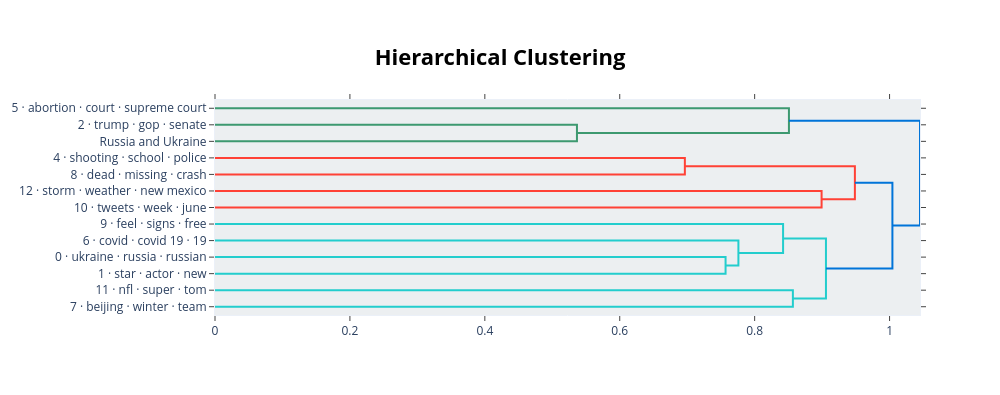

This figure's notebook cell:
### Markdown cell above
### Read the intertopic distance map

- Circle size reflects topic size.
- Nearby circles have more similar topic representations in the two-dimensional view.
- Separated circles suggest more distinct representations.

### Code cell
topic_model.visualize_hierarchy(custom_labels=True)

### Figure 1 — Plotly figure (JSON) as saved in the notebook; plotly's stock layout.template omitted (floating-point values rounded to 4 significant figures)
{"data": [{"hoverinfo": "text", "marker": {"color": "rgb(61,153,112)"}, "mode": "lines", "type": "scatter", "x": [0.0, 0.5366, 0.5366, 0.0], "xaxis": "x", "y": [-15.0, -15.0, -25.0, -25.0], "yaxis": "y"}, {"hoverinfo": "text", "marker": {"color": "rgb(61,153,112)"}, "mode": "lines", "type": "scatter", "x": [0.0, 0.8508, 0.8508, 0.5366], "xaxis": "x", "y": [-5.0, -5.0, -20.0, -20.0], "yaxis": "y"}, {"hoverinfo": "text", "marker": {"color": "rgb(255,65,54)"}, "mode": "lines", "type": "scatter", "x": [0.0, 0.6965, 0.6965, 0.0], "xaxis": "x", "y": [-35.0, -35.0, -45.0, -45.0], "yaxis": "y"}, {"hoverinfo": "text", "marker": {"color": "rgb(255,65,54)"}, "mode": "lines", "type": "scatter", "x": [0.0, 0.8992, 0.8992, 0.0], "xaxis": "x", "y": [-55.0, -55.0, -65.0, -65.0], "yaxis": "y"}, {"hoverinfo": "text", "marker": {"color": "rgb(255,65,54)"}, "mode": "lines", "type": "scatter", "x": [0.6965, 0.9486, 0.9486, 0.8992], "xaxis": "x", "y": [-40.0, -40.0, -60.0, -60.0], "yaxis": "y"}, {"hoverinfo": "text", "marker": {"color": "rgb(35,205,205)"}, "mode": "lines", "type": "scatter", "x": [0.0, 0.7569, 0.7569, 0.0], "xaxis": "x", "y": [-95.0, -95.0, -105.0, -105.0], "yaxis": "y"}, {"hoverinfo": "text", "marker": {"color": "rgb(35,205,205)"}, "mode": "lines", "type": "scatter", "x": [0.0, 0.7759, 0.7759, 0.7569], "xaxis": "x", "y": [-85.0, -85.0, -100.0, -100.0], "yaxis": "y"}, {"hoverinfo": "text", "marker": {"color": "rgb(35,205,205)"}, "mode": "lines", "type": "scatter", "x": [0.0, 0.8421, 0.8421, 0.7759], "xaxis": "x", "y": [-75.0, -75.0, -92.5, -92.5], "yaxis": "y"}, {"hoverinfo": "text", "marker": {"color": "rgb(35,205,205)"}, "mode": "lines", "type": "scatter", "x": [0.0, 0.8567, 0.8567, 0.0], "xaxis": "x", "y": [-115.0, -115.0, -125.0, -125.0], "yaxis": "y"}, {"hoverinfo": "text", "marker": {"color": "rgb(35,205,205)"}, "mode": "lines", "type": "scatter", "x": [0.8421, 0.9057, 0.9057, 0.8567], "xaxis": "x", "y": [-83.75, -83.75, -120.0, -120.0], "yaxis": "y"}, {"hoverinfo": "text", "marker": {"color": "rgb(0,116,217)"}, "mode": "lines", "type": "scatter", "x": [0.9486, 1.004, 1.004, 0.9057], "xaxis": "x", "y": [-50.0, -50.0, -101.9, -101.9], "yaxis": "y"}, {"hoverinfo": "text", "marker": {"color": "rgb(0,116,217)"}, "mode": "lines", "type": "scatter", "x": [0.8508, 1.045, 1.045, 1.004], "xaxis": "x", "y": [-12.5, -12.5, -75.94, -75.94], "yaxis": "y"}], "layout": {"autosize": false, "height": 395, "hoverlabel": {"bgcolor": "white", "font": {"family": "Rockwell", "size": 16}}, "hovermode": "closest", "plot_bgcolor": "#ECEFF1", "showlegend": false, "title": {"font": {"color": "Black", "size": 22}, "text": "<b>Hierarchical Clustering</b>", "x": 0.5, "xanchor": "center", "yanchor": "top"}, "width": 1000, "xaxis": {"mirror": "allticks", "rangemode": "tozero", "showgrid": false, "showline": true, "showticklabels": true, "ticks": "outside", "type": "linear", "zeroline": false}, "yaxis": {"mirror": "allticks", "range": [-130.0, 0.0], "rangemode": "tozero", "showgrid": false, "showline": true, "showticklabels": true, "tickmode": "array", "ticks": "outside", "ticktext": ["5 · abortion · court · supreme court", "2 · trump · gop · senate", "Russia and Ukraine", "4 · shooting · school · police", "8 · dead · missing · crash", "12 · storm · weather · new mexico", "10 · tweets · week · june", "9 · feel · signs · free", "6 · covid · covid 19 · 19", "0 · ukraine · russia · russian", "1 · star · actor · new", "11 · nfl · super · tom", "7 · beijing · winter · team"], "tickvals": [-5.0, -15.0, -25.0, -35.0, -45.0, -55.0, -65.0, -75.0, -85.0, -95.0, -105.0, -115.0, -125.0], "type": "linear", "zeroline": false}}}
